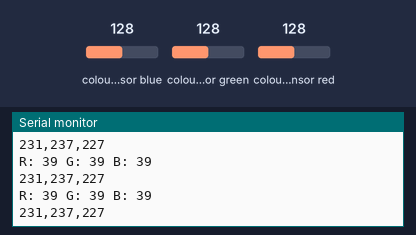
The sketch below on a simulated Arduino Uno, built with avr-gcc and run on an emulated ATmega328P. Parts: the last lines printed to the serial monitor. Wiring (inferred from the names in the program): TCS3200 colour sensor: output pin 8; S2 pin 6; S3 pin 7; S0 pin 4; S1 pin 5. Inputs (shaded band) come from the test bench; at power-on: colour sensor blue 128, colour sensor green 128, colour sensor red 128.

Above: at 1.2 s.
1.3 s: colour sensor blue set to 5
At 2.2 s:
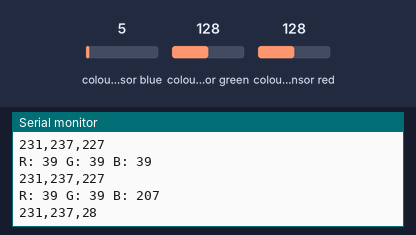
2.8 s: colour sensor green set to 5
At 3.3 s:
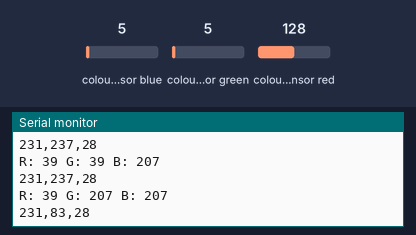
4.3 s: colour sensor red set to 5
At 5.0 s:
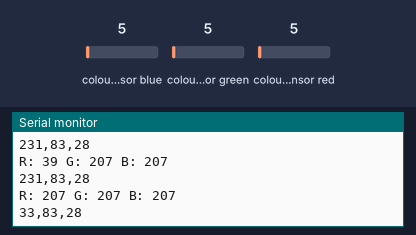

Measured:
- after the input at 1.3 s, the serial monitor: prints a new line after 0.38 s (image 1)
- after the input at 2.8 s, the serial monitor: prints a new line at once (image 2)
- after the input at 4.3 s, the serial monitor: prints a new line after 0.19 s (image 3)

The sketch:

calibration.ino
```cpp
// Define color sensor pins
#define S0 4
#define S1 5
#define S2 6
#define S3 7
#define sensorOut 8

// Lappy
// 20, 21, 17

// Powered
// 18, 19, 15
// 235, 297, 230


// Calibration Values
// Get these from Calibration Sketch
int redMin = 18;     // Red minimum value 19 (avg)
int redMax = 235;    // Red maximum value
int greenMin = 19;   // Green minimum value, 13 (avg)
int greenMax = 297;  // Green maximum value
int blueMin = 15;    // Blue minimum value 13 (avg)
int blueMax = 230;   // Blue maximum value

// Variables for Color Pulse Width Measurements
int redPW = 0;
int greenPW = 0;
int bluePW = 0;

int r = 0, g = 0, b = 0;

// Variables for final Color values
int redValue = 0;
int greenValue = 0;
int blueValue = 0;

void setup() {
  // Set S0 - S3 as outputs
  pinMode(S0, OUTPUT);
  pinMode(S1, OUTPUT);
  pinMode(S2, OUTPUT);
  pinMode(S3, OUTPUT);

  // Set Sensor output as input
  pinMode(sensorOut, INPUT);

  // Set Frequency scaling to 20%
  digitalWrite(S0, HIGH);
  digitalWrite(S1, LOW);

  // Setup Serial Monitor
  Serial.begin(9600);
}

void loop() {
  //   // Read Red value
  //   redValue = getRedPW();
  //   // Map to value from 0-255
  //   // redValue = map(redPW, redMin, redMax, 255, 0);
  //   // // Constrain the value to the 0-255 range
  //   // redValue = constrain(redValue, 0, 255);
  //   // // Delay to stabilize sensor
  //   // delay(200);

  //   // Read Green value
  //   greenValue = getGreenPW();
  //   // // Map to value from 0-255
  //   // greenValue = map(greenPW, greenMin, greenMax, 255, 0);
  //   // // Constrain the value to the 0-255 range
  //   // greenValue = constrain(greenValue, 0, 255);
  //   // // Delay to stabilize sensor
  //   // delay(200);

  //   // Read Blue value
  //   blueValue = getBluePW();
  //   // // Map to value from 0-255
  //   // blueValue = map(bluePW, blueMin, blueMax, 255, 0);
  //   // // Constrain the value to the 0-255 range
  //   // blueValue = constrain(blueValue, 0, 255);
  //   // // Delay to stabilize sensor
  //   // delay(200);

  //   // Print output to Serial Monitor
  //   Serial.print(redValue);
  //   Serial.print(",");
  //   Serial.print(greenValue);
  //   Serial.print(",");
  //   Serial.println(blueValue);
  //   delay(500);


  getColor();
  printRGB();
  delay(500);
}

// Prints RGB output to Serial Monitor
void printRGB() {
  // This can be used to monitor the colorlist through a GUI
  Serial.print(r);
  Serial.print(",");
  Serial.print(g);
  Serial.print(",");
  Serial.println(b);
}

// Function to read Red Pulse Widths
int getRedPW() {
  // Set sensor to read Red only
  digitalWrite(S2, LOW);
  digitalWrite(S3, LOW);
  // Define integer to represent Pulse Width
  int PW = 0;
  // Read the output Pulse Width
  PW = pulseIn(sensorOut, LOW);
  Serial.print("R: ");
  Serial.print(PW);
  Serial.print(" ");
  // Return the value
  return PW;
}

// Function to read Green Pulse Widths
int getGreenPW() {
  // Set sensor to read Green only
  digitalWrite(S2, HIGH);
  digitalWrite(S3, HIGH);
  // Define integer to represent Pulse Width
  int PW = 0;
  // Read the output Pulse Width
  PW = pulseIn(sensorOut, LOW);
  Serial.print("G: ");
  Serial.print(PW);
  Serial.print(" ");
  // Return the value
  return PW;
}

// Function to read Blue Pulse Widths
int getBluePW() {
  // Set sensor to read Blue only
  digitalWrite(S2, LOW);
  digitalWrite(S3, HIGH);
  // Define integer to represent Pulse Width
  int PW = 0;
  // Read the output Pulse Width
  PW = pulseIn(sensorOut, LOW);
  Serial.print("B: ");
  Serial.println(PW);
  // Return the value
  return PW;
}

// Converts red pulse width to red color
int makeRed() {
  // Read Red value
  redPW = getRedPW();
  // Map to value from 0-255
  int r = map(redPW, redMin, redMax, 255, 0);
  // Constrain the value to the 0-255 range
  r = constrain(r, 0, 255);
  // Delay to stabilize readings
  delay(20);
  return r;
}

// Converts green pulse width to green color
int makeGreen() {
  // Read Green value
  greenPW = getGreenPW();
  // Map to value from 0-255
  int g = map(greenPW, greenMin, greenMax, 255, 0);
  // Constrain the value to the 0-255 range
  g = constrain(g, 0, 255);
  // Delay to stabilize readings
  delay(20);
  return g;
}

// Converts blue pulse width to blue color
int makeBlue() {
  // Read Blue value
  bluePW = getBluePW();
  // Map to value from 0-255
  int b = map(bluePW, blueMin, blueMax, 255, 0);
  // Constrain the value to the 0-255 range
  b = constrain(b, 0, 255);
  // Delay to stabilize readings
  delay(20);
  return b;
}

// Retrieves the RGB colorlist and modifies their respective values in their global variables
int getColor() {
  // The global r, g, b variables are changed in this function
  r = makeRed();
  g = makeGreen();
  b = makeBlue();
}
```
